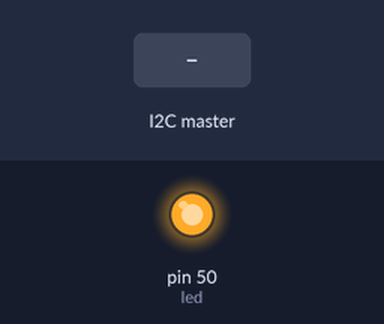
The sketch below on a simulated Arduino Mega 2560, built with avr-gcc and run on an emulated ATmega2560. Shown: output pins drawn as LEDs (lit = HIGH). The test bench sets the inputs (shaded band).

Above: at 1.2 s.
1.3 s: the I2C master sends the byte 1
At 1.6 s:
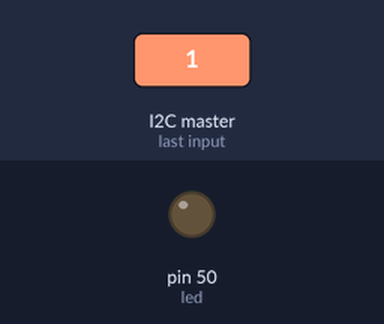
2.8 s: the I2C master sends the byte 2
At 3.9 s:
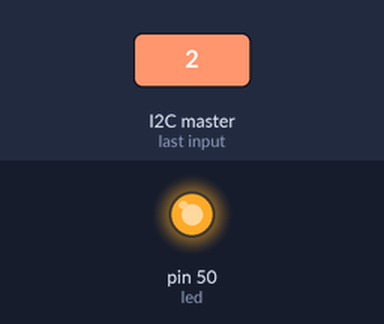
Timing chart, 0 to 5.8 s (numbered marks = the images above; inputs shaded):
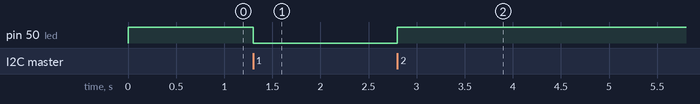

The sketch:

i2c_slave_receiver.ino
```cpp
#include <Wire.h>

int led = 50;
int state = 0;
int startFlag = 1;
int stopFlag = 2;
int waitFlag = 0;

void setup() {
  pinMode(led,OUTPUT);
  digitalWrite(led,HIGH);

  Wire.begin(8);                // join i2c bus with address #8
  Wire.onReceive(receiveEvent); // register event
  Wire.onRequest(sendEvent);
}

void loop() {
  delay(100);
}

// function that executes whenever data is received from master
// this function is registered as an event, see setup()
void receiveEvent(int howMany) {
  char c = Wire.read();

  if(c == startFlag){
    digitalWrite(led,LOW);
    state = startFlag;
  }
  if(c== stopFlag){
    digitalWrite(led,HIGH);
    state = stopFlag;
  }
}

void sendEvent(){
  digitalWrite(led,HIGH);

  if(state == waitFlag){
    Wire.write(waitFlag); //send 0,iam  waiting  start
  }
  else if(state == 1) //1 started
    Wire.write(0x55);
  else if(state == 2) // 2 ended
    Wire.write(0xFF);
}
```

Measured:
- after the input at 1.3 s, pin 50 (led): HIGH → LOW at once
- after the input at 2.8 s, pin 50 (led): LOW → HIGH at once
